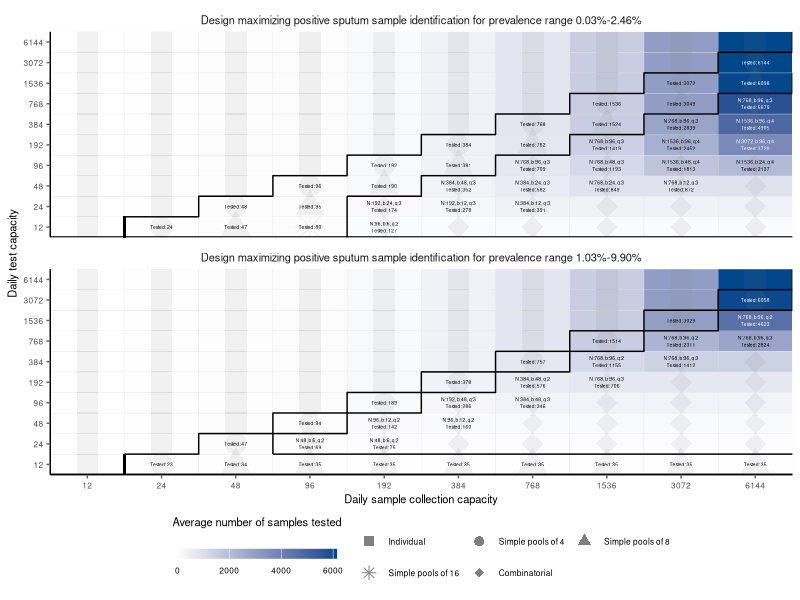
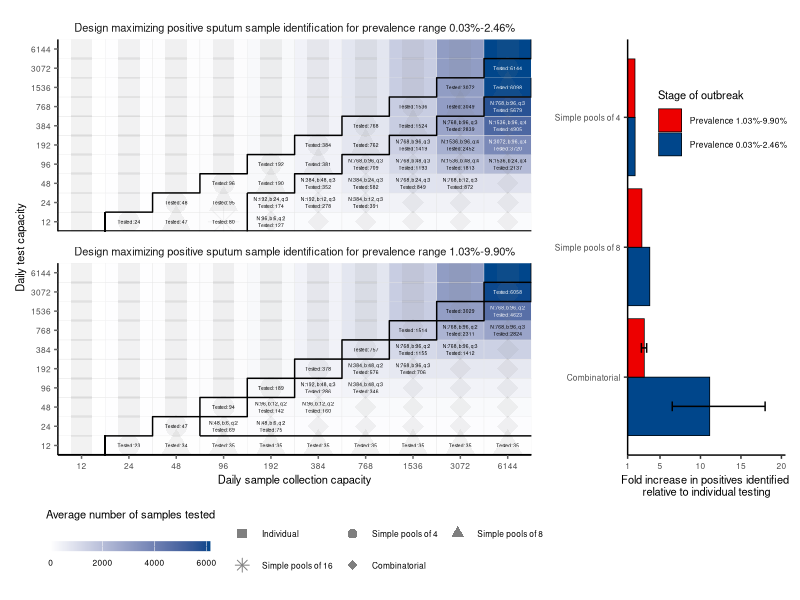
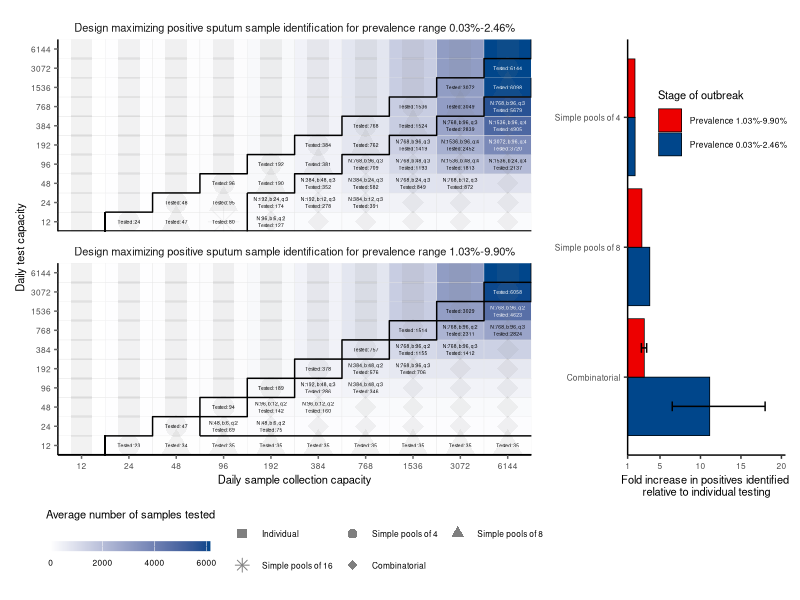

Here is the R script that generated these plots, in order:
library(ggplot2)
library(tidyverse)
library(patchwork)
library(ggsci)

setwd("~/Documents/GitHub/covid19-group-tests/code/viral_kinetics/plots/figS7/")

## Early phase
dat <- read_csv(file = "summary.resource_t0-40_t1-90.csv")
dat$`Average samples tested per day` <- floor(dat$`Design samples`*dat$`Design runs per day`)
dat <- dat %>% 
  mutate(version = ifelse(`Design sample split`== 1, 
                          ifelse(`Design pools` == 1, "Simple", "Individual"),
                          "Combinatorial"))
dat1 <- dat

dat$`Test budget` <- as.factor(dat$`Test budget`)
dat$`Sample budget` <- as.factor(dat$`Sample budget`)
dat$label <- paste0("N:",dat$`Design samples`,", ",
                    "b:",dat$`Design pools`,", ",
                    "q:",dat$`Design sample split`,"\n",
                    #"Runs: ", round(dat$`Design runs per day`, 1))
                    "Tested: ", floor(dat$`Design runs per day` * dat$`Design samples`))

dat <- dat %>% mutate(label1 = ifelse(version =="Combinatorial", label, 
                                      ifelse(version == "Simple", paste0("Tested: ", 
                                                                         floor(dat$`Design runs per day` * dat$`Design samples`)),NA)))

#dat <- dat %>% mutate(`Design effectiveness` = ifelse(version == "Combinatorial", `Design effectiveness`, NA))

indiv_test_boundary <- dat %>% 
  filter((version == "Individual" & `Test budget` == `Design samples`)) %>%
  mutate(i=n())

simple_pool_boundary <- dat %>% 
  filter(version == "Simple") %>%
  filter(`Design samples` == 8 & as.numeric(`Sample budget`) > 3)

simple_pool_boundary$title <- "Design maximizing positive sputum sample identification for prevalence range 0.03%-2.46%"

dat <- dat %>% mutate(version = ifelse(version == "Simple", paste0("Simple pools of ", `Design samples`), version))
dat <- dat %>% group_by(`Test budget`) %>% mutate(label1=ifelse(label1==lag(label1, 1) & version == "Combinatorial", NA,label1))
dat$version <- factor(dat$version, levels=c("Individual","Simple pools of 4",
                                            "Simple pools of 8", "Simple pools of 16",
                                            "Combinatorial"))
dat$title  <- "Design maximizing positive sputum sample identification for prevalence range 0.03%-2.46%"



## Late phase
dat_later <- read_csv(file = "summary.resource_t0-80_t1-108.csv")
dat_later$`Average samples tested per day` <- floor(dat_later$`Design samples`*dat_later$`Design runs per day`)
dat_later <- dat_later %>% 
  mutate(version = ifelse(`Design sample split`== 1, 
                          ifelse(`Design pools` == 1, "Simple", "Individual"),
                          "Combinatorial"))
dat_later1 <- dat_later

dat_later$`Test budget` <- as.factor(dat_later$`Test budget`)
dat_later$`Sample budget` <- as.factor(dat_later$`Sample budget`)
dat_later$label <- paste0("N:",dat_later$`Design samples`,", ",
                          "b:",dat_later$`Design pools`,", ",
                          "q:",dat_later$`Design sample split`,"\n",
                          #"Runs: ", round(dat_later$`Design runs per day`, 1))
                          "Tested: ", floor(dat_later$`Design runs per day` * dat_later$`Design samples`))

dat_later <- dat_later %>% mutate(label1 = ifelse(version =="Combinatorial", label, 
                                                  ifelse(version == "Simple", paste0("Tested: ", 
                                                                                     floor(dat_later$`Design runs per day` * dat_later$`Design samples`)),NA)))

simple_pool_boundary_later <- dat_later %>% 
  filter(version == "Simple") %>%
  filter(`Design samples` == 4 & as.numeric(`Sample budget`) > 2)


dat_later <- dat_later %>% mutate(version = ifelse(version == "Simple", paste0("Simple pools of ", `Design samples`), version))
dat_later <- dat_later %>% group_by(`Test budget`) %>% mutate(label1=ifelse(label1==lag(label1, 1) & version == "Combinatorial", NA,label1))
dat_later$version <- factor(dat_later$version, levels=c("Individual","Simple pools of 4",
                                                        "Simple pools of 8", "Simple pools of 16",
                                                        "Combinatorial"))
dat_later$title  <- "Design maximizing positive sputum sample identification for prevalence range 1.03%-9.90%"


simple_pool_boundary_later$title <- "Design maximizing positive sputum sample identification for prevalence range 1.03%-9.90%"


dat_all <- bind_rows(dat, dat_later)

line_segments <- data.frame(x=4.5,xend=4.5,y=0.5,yend=2.5,
      title="Design maximizing positive sputum sample identification for prevalence range 0.03%-2.46%")
line_segments_bot <- data.frame(x=3.5,xend=3.5,y=1.5,yend=2.5,
                                      title="Design maximizing positive sputum sample identification for prevalence range 1.03%-9.90%")
line_segments_bot_horiz <- data.frame(x=3.5,xend=10.5,y=1.5,yend=1.5,
                                title="Design maximizing positive sputum sample identification for prevalence range 1.03%-9.90%")



p1 <- ggplot(dat_all) + 
  geom_tile(aes(y=`Test budget`, x=`Sample budget`,
                fill=`Average samples tested per day`),col="grey90") +
  geom_point(aes(y=`Test budget`, x=`Sample budget`,
                 shape=`version`),size=7,col="grey50",alpha=0.1) +
  geom_text(aes(y=`Test budget`, x=`Sample budget`,
                label=label1,col=`Average samples tested per day` > 3500),size=1.25) +
  geom_step(data=indiv_test_boundary,
            mapping=aes(x=`Sample budget`,y=`Test budget`,group=1),
            position = position_nudge(y = 0.5,x=0.5),size=0.5, col="black") +
  geom_segment(data=line_segments, aes(x=x,xend=xend,y=y,yend=yend),size=0.5,col="black") +
  geom_segment(data=line_segments_bot_horiz, aes(x=x,xend=xend,y=y,yend=yend),size=0.5,col="black") +
  geom_segment(data=line_segments_bot, aes(x=x,xend=xend,y=y,yend=yend),size=0.5,col="black") +
  geom_segment(x=1.5,xend=1.5,y=0,yend=1.5, size=0.5, col="black") +
  geom_hline(yintercept=0.5,col="black",size=0.75) +
  geom_step(data=simple_pool_boundary,
            mapping=aes(x=`Sample budget`,y=`Test budget`,group=1),
            position = position_nudge(y = 0.5,x=0.5),size=0.5, col="black") +
  geom_step(data=simple_pool_boundary_later,
            mapping=aes(x=`Sample budget`,y=`Test budget`,group=1),
            position = position_nudge(y = 0.5,x=0.5),size=0.5, col="black") +
  scale_x_discrete(expand=c(0,0))+
  scale_y_discrete(expand=c(0,0)) +
  scale_color_manual(values=c("black","white"),guide="none") +
  scale_fill_continuous(low="white", high="#00468BFF",
                        limits=c(0,6144),
                        guide=guide_colorbar(direction="horizontal",
                                             title.position = "top",
                                             title.hjust = 0.5,
                                             title.vjust=5,
                                             ticks=FALSE,
                                             title="Average number of samples tested",
                                             barheight=0.5,barwidth=8,frame.color="grey40",
                                             order=1),
                        na.value="white") +
  scale_shape_manual(values=c(15,16,17,8,18),
                     guide=guide_legend(title=NULL,#"Testing strategy",
                                        title.position="bottom",
                                        title.hjust=0.5,
                                        nrow=2,byrow=TRUE,
                                        order=0,
                                        override.aes = list(size=3,alpha=1))) +
  guides() +
  ylab("Daily test capacity") +
  xlab("Daily sample collection capacity") +
  theme_classic() +
  theme(panel.grid=element_blank(),
        legend.position="bottom",
        plot.title=element_text(hjust=0.5,size=8),
        axis.ticks = element_line(color="grey40"),
        axis.text=element_text(size=6),
        #axis.text.x=element_blank(), 
        #axis.ticks.x=element_blank(),
        #axis.title.x=element_blank(),
        axis.title=element_text(size=8),
        legend.title = element_text(size=8),
        legend.text = element_text(size=6),
        legend.spacing.x = unit(0.1, 'pt'),
        strip.background = element_blank(),
        strip.text=element_text(size=8),
        plot.tag = element_text(vjust=-1)) +
  facet_wrap(~title,ncol=1)
p1


summary_dat <- dat1 %>% 
  filter(version != "Individual") %>%
  mutate(version2 = ifelse(version == "Simple", paste0("Simple pools of ", `Design samples`),
                           "Combinatorial")) %>%
  #mutate(version3 = ifelse(version2 == "Combinatorial", 
  #                         ifelse(`Design sample split` == 2, "Combinatorial q=2", "Combinatorial q=3 or 4"),version2)) %>%
  group_by(version2) %>%
  summarize(mean_effectiveness=mean(`Design effectiveness`),
            min_effectiveness=min(`Design effectiveness`),
            max_effectiveness=max(`Design effectiveness`)) %>%
  mutate(min_effectiveness = ifelse(version2 == "Combinatorial", min_effectiveness, NA),
         max_effectiveness = ifelse(version2 == "Combinatorial", max_effectiveness, NA))
summary_dat$version2 <- factor(summary_dat$version2, 
                               #              levels=rev(c("Simple pools of 4","Simple pools of 8","Combinatorial q=2",
                               #                          "Combinatorial q=3 or 4")))
                               levels = rev(c("Simple pools of 4","Simple pools of 8","Combinatorial")))

summary_dat$`Stage of outbreak` <- "Prevalence 0.03%-2.46%"

summary_dat_later <- dat_later1 %>% 
  filter(version != "Individual") %>%
  mutate(version2 = ifelse(version == "Simple", paste0("Simple pools of ", `Design samples`),
                           "Combinatorial")) %>%
  #mutate(version3 = ifelse(version2 == "Combinatorial", 
  #                         ifelse(`Design sample split` == 2, "Combinatorial q=2", "Combinatorial q=3 or 4"),version2)) %>%
  group_by(version2)  %>%
  summarize(mean_effectiveness=mean(`Design effectiveness`),
            min_effectiveness=min(`Design effectiveness`),
            max_effectiveness=max(`Design effectiveness`)) %>%
  mutate(min_effectiveness = ifelse(version2 == "Combinatorial", min_effectiveness, NA),
         max_effectiveness = ifelse(version2 == "Combinatorial", max_effectiveness, NA))
summary_dat_later$version2 <-  factor(summary_dat_later$version2, 
                                      #levels=rev(c("Simple pools of 4","Simple pools of 8","Combinatorial q=2",
                                      #             "Combinatorial q=3 or 4")))
                                      levels = rev(c("Simple pools of 4","Simple pools of 8","Combinatorial")))
summary_dat_later$`Stage of outbreak` <- "Prevalence 1.03%-9.90%"
summary_dat_all <- bind_rows(summary_dat, summary_dat_later)

summary_dat_all$`Stage of outbreak` <- factor(summary_dat_all$`Stage of outbreak`,
                                              levels=rev(c("Prevalence 1.03%-9.90%","Prevalence 0.03%-2.46%")))


p3 <- ggplot(summary_dat_all %>% filter(version2 != "Simple pools of 16"), aes(y=version2)) + 
  geom_bar(aes(x=mean_effectiveness,fill=`Stage of outbreak`),stat="identity",col="black",size=0.25,
           position=position_dodge()) +
  geom_errorbar(aes(xmin=min_effectiveness,xmax=max_effectiveness,group=`Stage of outbreak`),
                width=0.15,position=position_dodge(.9)) +
  coord_cartesian(xlim=c(1,20.5)) +
  scale_x_continuous(breaks=c(1,seq(5,20.5,by=5)),expand=c(0,0)) +
  scale_fill_lancet(guide = guide_legend(reverse = TRUE))+
  ylab("") +
  #xlab("Effectiveness relative to individual testing") +
  xlab("Fold increase in positives identified \nrelative to individual testing") +
  theme_classic() +
  theme(axis.text=element_text(size=6),
        axis.title=element_text(size=8),
        plot.title=element_text(hjust=0.5,size=8),
        legend.title=element_text(size=8),
        legend.text=element_text(size=6),
        legend.position = c(0.6,0.8),
        plot.margin = margin(0,5,0,-5))

p_main <- (p1 | p3) + plot_layout(widths=c(3,1))

ggsave("figS7b.png",p_main, height=8,width=8,units="in")
ggsave("figS7b.pdf",p_main, height=8,width=8,units="in")
